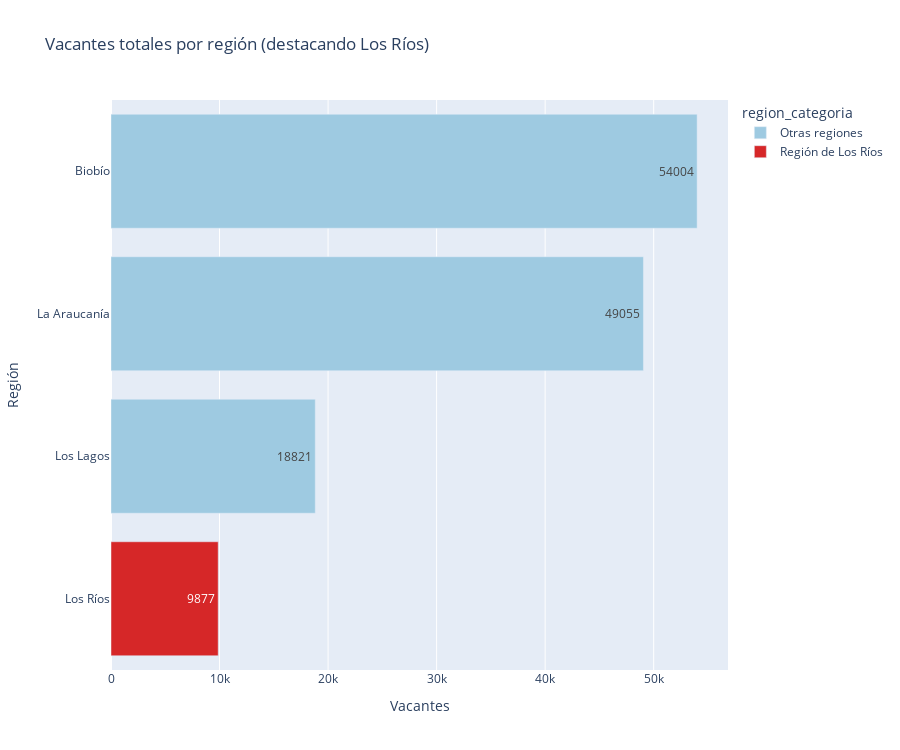

Write notebook code for a chart like this one.
### Markdown cell above
## Vacantes totales por región
La barra compara la oferta agregada de vacantes. Resaltamos Los Ríos para dimensionar su aporte relativo.

### Code cell
fig_vacantes = px.bar(
    regions_summary,
    x='vacantes_totales',
    y='region_sede',
    color='region_categoria',
    color_discrete_map=color_map,
    text='vacantes_totales',
    orientation='h',
    title='Vacantes totales por región (destacando Los Ríos)',
    labels={'region_sede': 'Región', 'vacantes_totales': 'Vacantes'}
)
fig_vacantes.update_layout(yaxis={'categoryorder': 'total ascending'}, height=750)
fig_vacantes

### Figure 1 — Plotly figure (JSON) as saved in the notebook; plotly's stock layout.template omitted (floating-point values rounded to 4 significant figures)
{"data": [{"hovertemplate": "region_categoria=Otras regiones<br>Vacantes=%{text}<br>Región=%{y}<extra></extra>", "legendgroup": "Otras regiones", "marker": {"color": "#9ecae1", "pattern": {"shape": ""}}, "name": "Otras regiones", "orientation": "h", "showlegend": true, "text": [54000.0, 49060.0, 18820.0], "textposition": "auto", "type": "bar", "x": [54004, 49055, 18821], "xaxis": "x", "y": ["Biobío", "La Araucanía", "Los Lagos"], "yaxis": "y"}, {"hovertemplate": "region_categoria=Región de Los Ríos<br>Vacantes=%{text}<br>Región=%{y}<extra></extra>", "legendgroup": "Región de Los Ríos", "marker": {"color": "#d62728", "pattern": {"shape": ""}}, "name": "Región de Los Ríos", "orientation": "h", "showlegend": true, "text": [9877.0], "textposition": "auto", "type": "bar", "x": [9877], "xaxis": "x", "y": ["Los Ríos"], "yaxis": "y"}], "layout": {"barmode": "relative", "height": 750, "legend": {"title": {"text": "region_categoria"}, "tracegroupgap": 0}, "title": {"text": "Vacantes totales por región (destacando Los Ríos)"}, "xaxis": {"anchor": "y", "domain": [0, 1], "title": {"text": "Vacantes"}}, "yaxis": {"anchor": "x", "categoryorder": "total ascending", "domain": [0, 1], "title": {"text": "Región"}}}}
